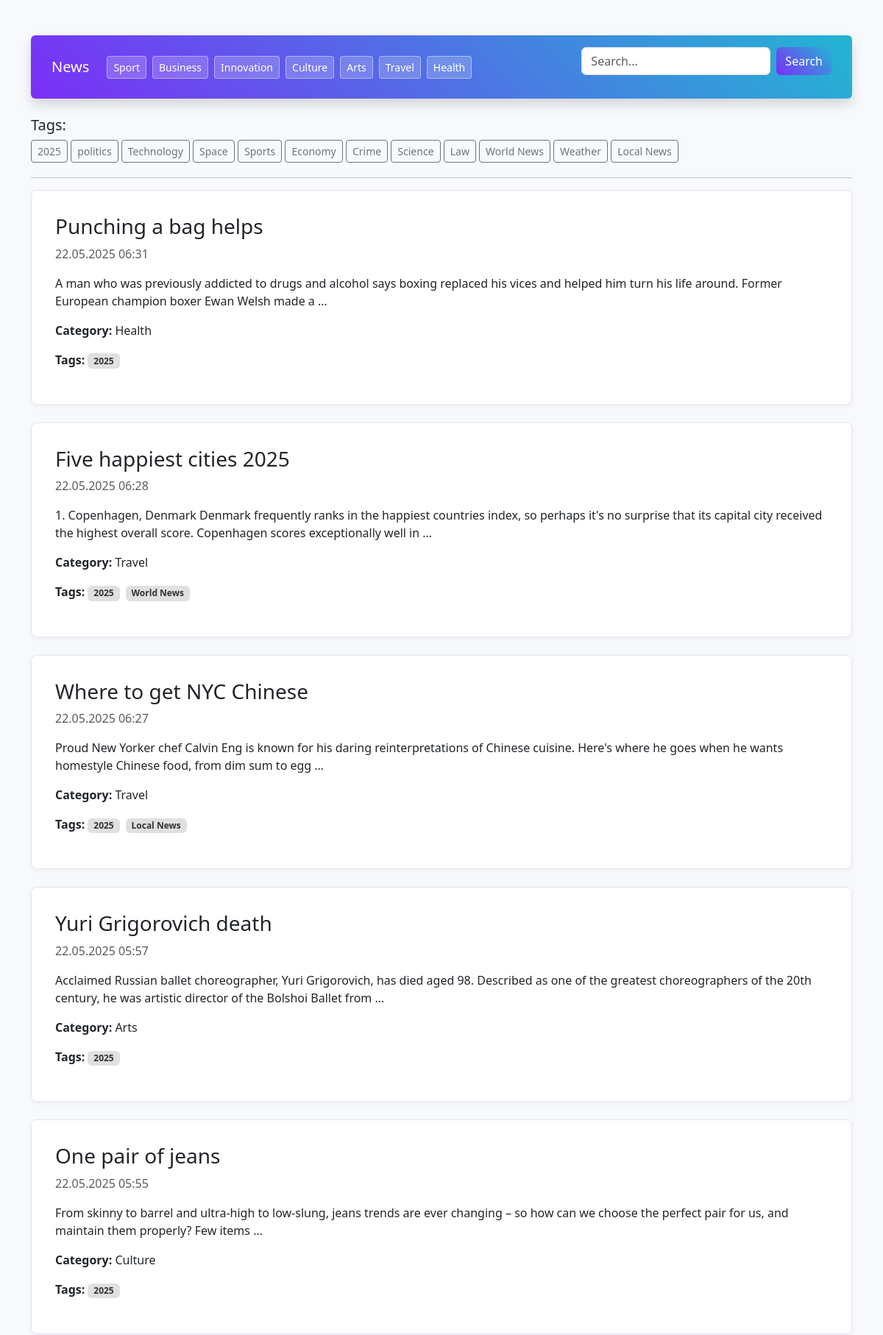
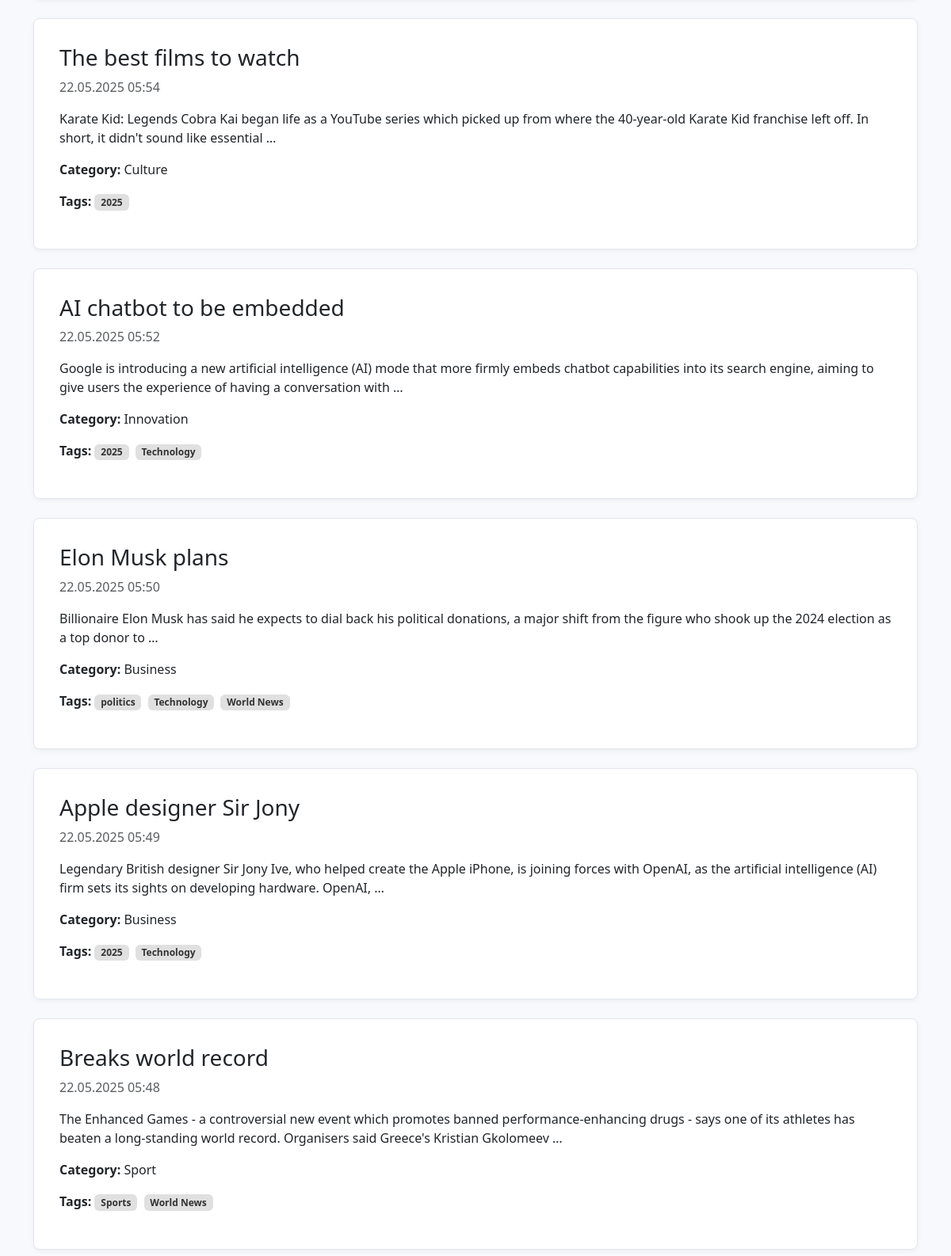
Page /api/user/html/ (upper part) on the committed database (2 pictures, top to bottom).
### admin_api/models.py (models this page shows, shortened)
class Category(models.Model):
    name = models.CharField(max_length=50, unique=True)
    slug = models.SlugField(unique=True)

class Tag(models.Model):
    name = models.CharField(max_length=50, unique=True)
    slug = models.SlugField(unique=True)

class News(models.Model):
    title = models.CharField(max_length=25)
    content = models.TextField()
    slug = models.SlugField(unique=True, blank=True)
    author = models.ForeignKey(User,on_delete=models.PROTECT,related_name='news')
    created_at=models.DateTimeField(auto_now_add=True)
    updated_at=models.DateTimeField(auto_now=True)
    tags = models.ManyToManyField(Tag, related_name='news')
    category = models.ForeignKey(Category, on_delete=models.PROTECT, related_name='news')
    is_published =models.BooleanField(default=False)

### user_api/views.py (the view)
# urls.py: path('html/', news_list_view, name='news-html'),
def news_list_view(request):
    search_query = request.GET.get('search')
    category_id = request.GET.get('category')
    tag_id = request.GET.get('tag')
    news_list = News.objects.filter(is_published=True).order_by('-created_at')
    if search_query:
        news_list = news_list.filter(
            Q(title__icontains=search_query) |
            Q(content__icontains=search_query)
        )
    if category_id:
        news_list = news_list.filter(category_id=category_id)
    if tag_id:
        news_list = news_list.filter(tags__id=tag_id)
    categories = Category.objects.all()
    tags = Tag.objects.all()
    return render(request, 'user_api/news_list.html', {
        'news_list': news_list,
        'categories': categories,
        'tags': tags,
        'active_category_id': int(category_id) if category_id else None,
        'active_tag_id': int(tag_id) if tag_id else None,
        'search_query': search_query or ''
    })

### user_api/templates/user_api/news_list.html (shortened to what this page needs)
﻿{% load static %}
<!DOCTYPE html>
<html lang="ru">
<head>
    <link href="https://cdn.jsdelivr.net/npm/bootstrap@5.3.3/dist/css/bootstrap.min.css" rel="stylesheet">
</head>
<body class="container mt-4">
    <nav class="navbar navbar-expand-lg navbar-custom mb-4 rounded shadow p-3">
        <div class="container-fluid d-flex flex-column flex-md-row align-items-md-center justify-content-between">
            <div class="d-flex align-items-center mb-2 mb-md-0">
                <a class="navbar-brand me-4" href="{% url 'news-html' %}">News</a>
                <div class="d-flex flex-wrap gap-2">
                    {% for cat in categories %}
                    <a href="?category={{ cat.id }}"
                       class="btn btn-sm btn-category {% if cat.id == active_category_id %}active{% endif %}">
                        {{ cat.name }}
                    </a>
                    {% endfor %}
                </div>
            </div>
            <form class="d-flex" method="get" action="{% url 'news-html' %}">
                <input class="form-control me-2" type="search" name="search" value="{{ search_query }}" placeholder="Search...">
                <button class="btn btn-gradient" type="submit">Search</button>
            </form>
        </div>
    </nav>
    <div class="mb-3">
        <h5>Tags:</h5>
        {% for tag in tags %}
        <a href="?tag={{ tag.id }}" class="btn btn-outline-secondary btn-sm mb-1 {% if tag.id == active_tag_id %}active{% endif %}">
            {{ tag.name }}
        </a>
        {% endfor %}
    </div>
    <hr>
    {% for news in news_list %}
    <div class="card news-card mb-4 p-3">
        <div class="card-body">
            <h3><a href="{% url 'news-detail-html' slug=news.slug %}">{{ news.title }}</a></h3>
            <p class="text-muted">{{ news.created_at|date:"d.m.Y H:i" }}</p>
            <p>{{ news.content|truncatewords:30 }}</p>
            <p><strong>Category:</strong> {{ news.category.name }}</p>
            <p>
                <strong>Tags:</strong>
                {% for tag in news.tags.all %}
                <span class="badge me-1">{{ tag.name }}</span>
                {% empty %} <em>no</em> {% endfor %}
            </p>
        </div>
    </div>
    {% empty %}
    <p>No matches found.</p>
    {% endfor %}
</body>
</html>

### user_api/templates/user_api/news_list.html (style rules this page uses)
body { background-color: #f7f9fc; font-family: 'Segoe UI', sans-serif; }
.navbar-custom { background: linear-gradient(45deg, #7b2ff7, #23b5d3); color: white; }
.navbar-custom .navbar-brand, .navbar-custom .nav-link, .navbar-custom .btn, .navbar-custom a { color: white !important; }
.btn-gradient { background: linear-gradient(45deg, #7b2ff7, #23b5d3); color: white; border: none; }
.btn-category { background-color: rgba(255, 255, 255, 0.2); color: white; border: 1px solid rgba(255, 255, 255, 0.4); transition: background 0.3s ease, color 0.3s ease; }
.news-card { background-color: #fff; border: 1px solid #e3e6f0; border-radius: 8px; box-shadow: 0 2px 6px rgba(0, 0, 0, 0.05); transition: transform 0.2s ease, box-shadow 0.2s ease; }
.news-card a { color: #212529; text-decoration: none; }
.news-card .badge { background-color: #e0e0e0; color: #333; }

### rows in the picture
Category: name "Sport"
Category: name "Business"
Category: name "Innovation"
Category: name "Culture"
Category: name "Arts"
Category: name "Travel"
Category: name "Health"
Tag: name "2025"
Tag: name "politics"
Tag: name "Technology"
Tag: name "Space"
Tag: name "Sports"
Tag: name "Economy"
Tag: name "Crime"
Tag: name "Science"
Tag: name "Law"
Tag: name "World News"
Tag: name "Weather"
Tag: name "Local News"
News: title "Punching a bag helps", created_at "22.05.2025 06:31", content "A man who was previously addicted to drugs and alcohol says boxing replaced his vices and helped him turn his life around. Former European champion boxer Ewan Welsh made a …", category.name "Health"
News: title "Five happiest cities 2025", created_at "22.05.2025 06:28", content "1. Copenhagen, Denmark Denmark frequently ranks in the happiest countries index, so perhaps it's no surprise that its capital city received the highest overall score. Copenhagen scores exceptionally well in …", category.name "Travel"
News: title "Where to get NYC Chinese", created_at "22.05.2025 06:27", content "Proud New Yorker chef Calvin Eng is known for his daring reinterpretations of Chinese cuisine. Here's where he goes when he wants homestyle Chinese food, from dim sum to egg …", category.name "Travel"
News: title "Yuri Grigorovich death", created_at "22.05.2025 05:57", content "Acclaimed Russian ballet choreographer, Yuri Grigorovich, has died aged 98. Described as one of the greatest choreographers of the 20th century, he was artistic director of the Bolshoi Ballet from …", category.name "Arts"
News: title "One pair of jeans", created_at "22.05.2025 05:55", content "From skinny to barrel and ultra-high to low-slung, jeans trends are ever changing – so how can we choose the perfect pair for us, and maintain them properly? Few items …", category.name "Culture"
News: title "The best films to watch", created_at "22.05.2025 05:54", content "Karate Kid: Legends Cobra Kai began life as a YouTube series which picked up from where the 40-year-old Karate Kid franchise left off. In short, it didn't sound like essential …", category.name "Culture"
News: title "AI chatbot to be embedded", created_at "22.05.2025 05:52", content "Google is introducing a new artificial intelligence (AI) mode that more firmly embeds chatbot capabilities into its search engine, aiming to give users the experience of having a conversation with …", category.name "Innovation"
News: title "Elon Musk plans", created_at "22.05.2025 05:50", content "Billionaire Elon Musk has said he expects to dial back his political donations, a major shift from the figure who shook up the 2024 election as a top donor to …", category.name "Business"
News: title "Apple designer Sir Jony", created_at "22.05.2025 05:49", content "Legendary British designer Sir Jony Ive, who helped create the Apple iPhone, is joining forces with OpenAI, as the artificial intelligence (AI) firm sets its sights on developing hardware. OpenAI, …", category.name "Business"
News: title "Breaks world record", created_at "22.05.2025 05:48", content "The Enhanced Games - a controversial new event which promotes banned performance-enhancing drugs - says one of its athletes has beaten a long-standing world record. Organisers said Greece's Kristian Gkolomeev …", category.name "Sport"
